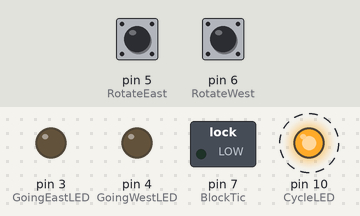
This sketch was run on a simulated Arduino Uno, built with avr-gcc and run on an emulated ATmega328P. On the bench: switched loads named in the sketch (green lamp = pin HIGH), output pins drawn as LEDs (lit = HIGH). Dashed ring = blinking. Inputs (shaded band) come from the test bench; at power-on: pin 5 (RotateEast) HIGH, pin 6 (RotateWest) HIGH. Pins used as bus, display or sensor lines are not drawn.

Above: at 1.26 s.
1.3 s: pin 5 (RotateEast) pulled LOW for 0.15 s
At 1.46 s:
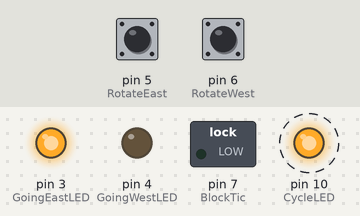
4.3 s: pin 6 (RotateWest) pulled LOW for 0.15 s
At 4.46 s:
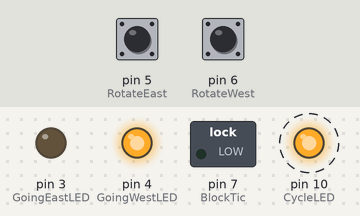
10.3 s: pin 5 (RotateEast) pulled LOW for 3.2 s
At 10.56 s:
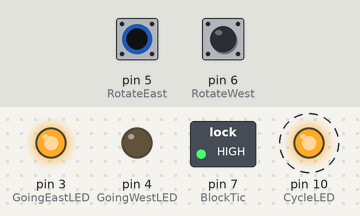
15.0 s: pin 6 (RotateWest) pulled LOW for 3.2 s
At 15.27 s:
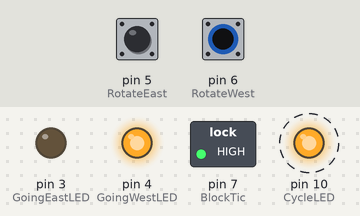
19.7 s: pin 5 (RotateEast) driven LOW and pin 6 (RotateWest) driven LOW
At 19.87 s:
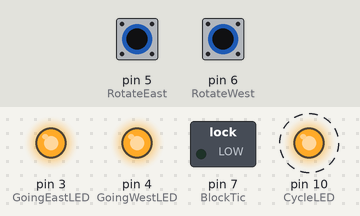
Timing chart, 0 to 23.7 s (numbered marks = the images above; inputs shaded):
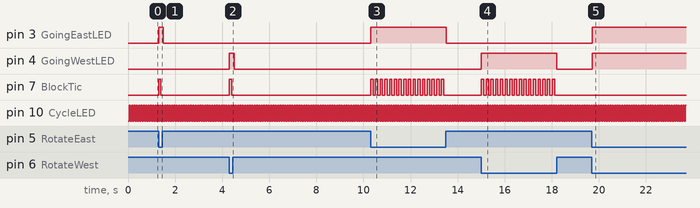

Measured:
- after the input at 1.3 s, pin 3 (GoingEastLED): LOW → HIGH at once, → LOW 0.20 s later; pin 7 (BlockTic): LOW → HIGH at once, → LOW 0.10 s later
- after the input at 4.3 s, pin 4 (GoingWestLED): LOW → HIGH at once, → LOW 0.20 s later; pin 7 (BlockTic): LOW → HIGH at once, → LOW 0.10 s later
- after the input at 10.3 s, pin 3 (GoingEastLED): LOW → HIGH at once, → LOW 3.2 s later; pin 7 (BlockTic): alternates HIGH for 0.10 s and LOW for 0.10 s, 32 changes in all, then stays LOW, starting at once
- after the input at 15.0 s, pin 4 (GoingWestLED): LOW → HIGH at once, → LOW 3.2 s later; pin 7 (BlockTic): alternates HIGH for 0.10 s and LOW for 0.10 s, 32 changes in all, then stays LOW, starting at once
- after the input at 19.7 s, pin 3 (GoingEastLED), pin 4 (GoingWestLED): LOW → HIGH at once
- by itself, pin 10 (CycleLED): alternates HIGH for 0.05 s and LOW for 0.05 s

The sketch:

SpinSim.ino
```cpp
/*
 * Write a simple simulator to act like the
 * Exploradome rotation hardware
 * This hopefully allows testing of the BrewSpin
 * Arduino code
 *
 * Inputs:
 *   Rotate East - rotate the dome East direction
 *   Rotate West - rotate the dome West
 *
 * Outputs:
 *   BlockTic - When the dome is rotating, a square wave
 *   is created by toggling this pin from High to Low.
 *   This is simulating the block sensor reacting to the
 *   white/black blocks.
 *
 *   Home sensor - Every totalBlocks tics, the home sensor is turned on.
 *
 */

 #define DOME_TICS	50

 #define CYCLE_PERIOD   100   // msec between checking pins. This is the BlockTic pulse width

 #define GoingEastLED 3     // lights Red when rotating East
 #define GoingWestLED 4     // lights Green when rotating West
 #define RotateEast 5			// Input signal to rotate
 #define RotateWest 6
 #define BlockTic   7			// Block Sensor Output pulse
 #define HomeSensor 8			// Output home position
 #define CycleLED   10			// Just to see that the simulator is running

 boolean blockState = false;
 int blockCount = 0;

 char inCommand[20];
 char response[100];
 String sResp = "";

 void setup()
 {
   Serial.begin(115200);
   pinMode (RotateEast, INPUT_PULLUP);
   pinMode (RotateWest, INPUT_PULLUP);

   pinMode(GoingEastLED,OUTPUT);
   pinMode(GoingWestLED,OUTPUT);
   pinMode(BlockTic,OUTPUT);
   pinMode(HomeSensor,OUTPUT);
   pinMode(CycleLED,OUTPUT);

 }

void Rotate(int count)
 {
	blockCount += count;
	if (blockCount < 0)
	    {
		blockCount = DOME_TICS;
	    }
	else if (blockCount > DOME_TICS)
		{
		blockCount = 0;
		}

	// set the HomeSensor
	if (blockCount == 0)
		{
                //Serial.println("Home!!!!!!!!!!!!!!!!!!");
		digitalWrite (HomeSensor, LOW);
		}
	else
		{
		digitalWrite (HomeSensor, HIGH);
		}

	blockState = ! blockState;
	digitalWrite(BlockTic, blockState);
 }

 void loop()
 {
	digitalWrite (GoingEastLED, LOW);
	digitalWrite (GoingWestLED, LOW);
	if (digitalRead(RotateEast) == LOW)
		{  // rotate!
                //Serial.println("Rotate East");
		Rotate (-1);
                digitalWrite (GoingEastLED, HIGH);
		}
	if (digitalRead(RotateWest) == LOW)
		{  // rotate!
		//Serial.println("Rotate West");
		Rotate (1);
		digitalWrite (GoingWestLED, HIGH);
		}
	digitalWrite(CycleLED, LOW);
	delay(CYCLE_PERIOD/2);
	digitalWrite(CycleLED, HIGH);
	delay(CYCLE_PERIOD/2);
        if(readCommand(inCommand) > 0)
		{
		if (strcmp(inCommand,"POS") == 0)
			{
			sprintf (response, "%d", blockCount);
			Serial.println(response);
			}
		}
 }


// readCommand
// reads string up to #  NOTE - the # is not in the string
// returns number of bytes read
unsigned int readCommand(char *inCommand)
{
  unsigned int readCount = 0;
  String sBuf;

  if (Serial.available() > 0)
      {
      sBuf = Serial.readStringUntil('#');
      readCount = sBuf.length();
      }
  else
      {
      return (0);
      }

  sBuf.toUpperCase();
  strcpy (inCommand, "");
  sBuf.getBytes((unsigned char *)inCommand, sBuf.length() +1);

  return (readCount);
}
```
